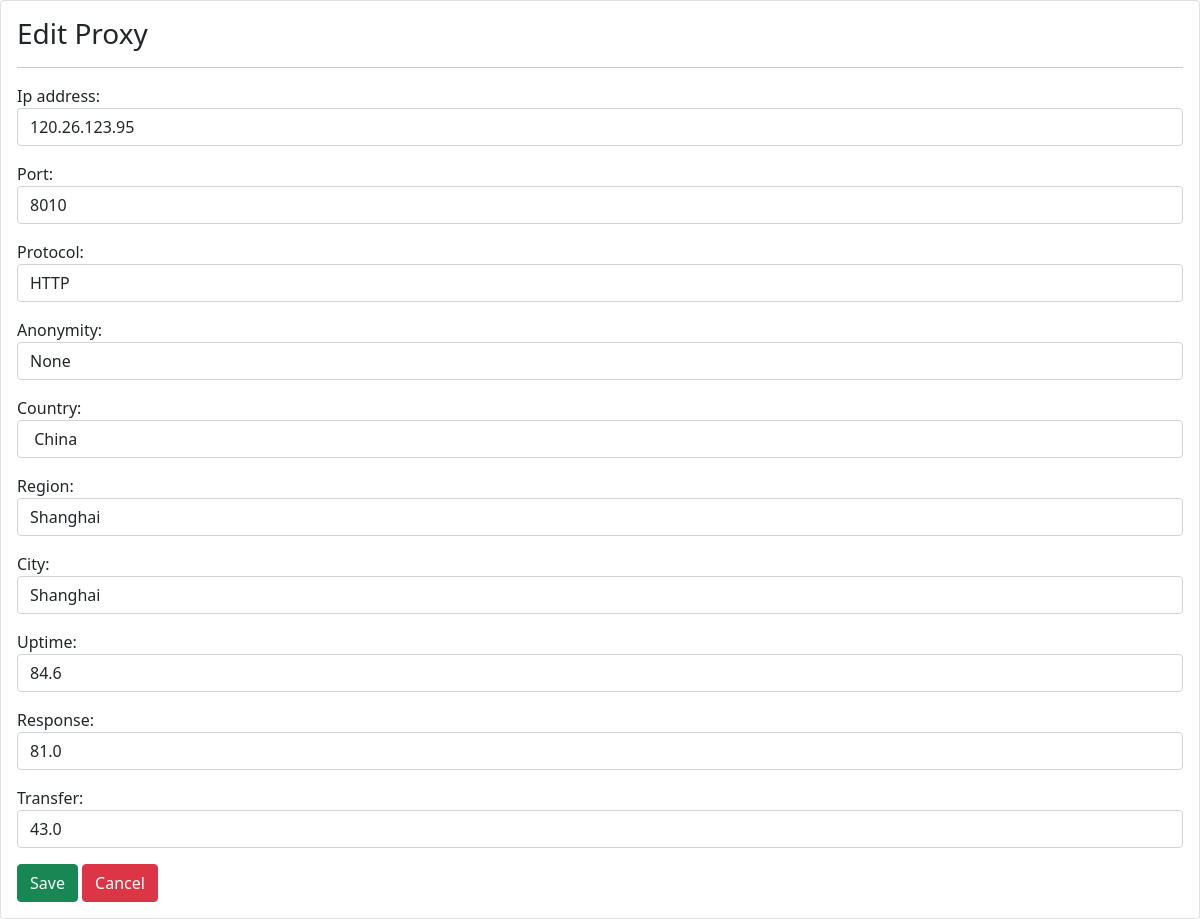
Screenshot of /edit/391 with the database file from the repository.
### app/models.py (models this page shows)
class Proxylist(models.Model):
    ip_address = models.CharField(max_length=255)
    port = models.IntegerField(blank=True, null=True)
    protocol = models.CharField(max_length=255, blank=True, null=True)
    anonymity = models.CharField(max_length=255, blank=True, null=True)
    country = models.CharField(max_length=255, blank=True, null=True)
    region = models.CharField(max_length=255, blank=True, null=True)
    city = models.CharField(max_length=255, blank=True, null=True)
    uptime = models.FloatField(blank=True, null=True)
    response = models.FloatField(blank=True, null=True)
    transfer = models.FloatField(blank=True, null=True)

### app/views.py (the view)
# urls.py: path('edit/<int:proxy_pk>', views.EditProxy, name='editproxy' ),
def EditProxy(request, proxy_pk):
    proxy = Proxylist.objects.get(pk = proxy_pk)
    form = ProxyForm(request.POST or None, instance = proxy )
    if request.POST:
        if form.is_valid():
            form.save()
            return redirect('home')
    context = {
        'form' : form,
        'proxy' : proxy.id
    }
    return render(request, 'child/editproxy.html', context)

### app/forms.py
class ProxyForm(forms.ModelForm):
    class Meta:
        model = Proxylist
        exclude = ()
        widgets = {
            'ip_address' : forms.TextInput(attrs={'class' : 'form-control', 'autofocus' : '' }),
            'port' : forms.NumberInput(attrs={'class' : 'form-control' }),
            'protocol' : forms.TextInput(attrs={'class' : 'form-control'}),
            'anonymity' : forms.TextInput(attrs={'class' : 'form-control'}),
            'country' : forms.TextInput(attrs={'class' : 'form-control'}),
            'region' : forms.TextInput(attrs={'class' : 'form-control'}),
            'city' : forms.TextInput(attrs={'class' : 'form-control'}),
            'uptime' : forms.NumberInput(attrs={'class' : 'form-control' }),
            'response' : forms.NumberInput(attrs={'class' : 'form-control' }),
            'transfer' : forms.NumberInput(attrs={'class' : 'form-control' }),
        }

### app/templates/child/editproxy.html (shortened to what this page needs)
{% extends 'base.html' %}
{% block content %}
    <div class="card">
        <div class="card-body">
            <h3>Edit Proxy</h3>
            <hr>
            <form action="{% url 'editproxy' proxy %}" method="post">
                {{ form.as_p }}
                <button class="btn btn-success" type = "submit">Save</button>
                <a href="{% url 'home' %}" class="btn btn-danger">Cancel</a>
            </form>
        </div>
    </div>
{% endblock content %}

### rows the page displays
Proxylist: ip_address "120.26.123.95", port "8010", protocol "HTTP", anonymity "None", country "China", region "Shanghai", city "Shanghai", uptime "84.6", response "81.0", transfer "43.0"
